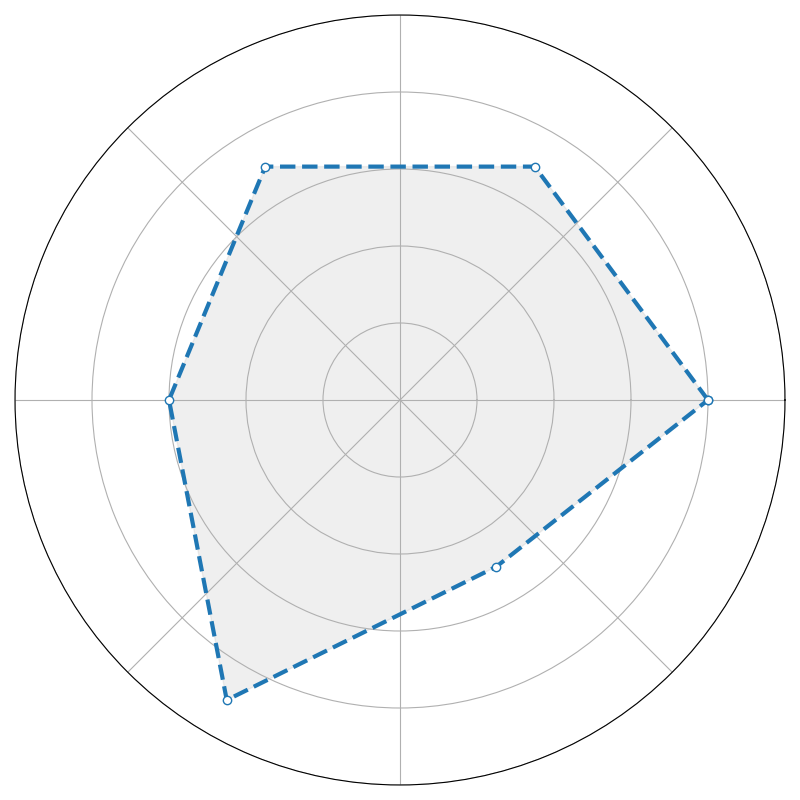

This chart was generated by the following Python code:
import numpy as np
import matplotlib.pyplot as plt
from math import pi

arcane_academy = [7, 8, 5, 9, 6, 8]
elderwood_grove = [8, 6, 9, 8, 5, 7]
silver_spire = [6, 9, 7, 7, 8, 6]
shadow_haven = [8, 7, 7, 6, 9, 5]

academies_data = {
    'Arcane Academy': arcane_academy,
    'Elderwood Grove': elderwood_grove,
    'Silver Spire': silver_spire,
    'Shadow Haven': shadow_haven
}

academy_colors = {
    'Arcane Academy': 'darkorchid',
    'Elderwood Grove': 'limegreen',
    'Silver Spire': '#C0C0C0',
    'Shadow Haven': 'dimgray'
}

def create_radar_chart(academy_data, color):
    num_vars = len(academy_data)
    angles = np.linspace(0, 2 * pi, num_vars, endpoint=False).tolist()
    academy_data += academy_data[:1]
    angles += angles[:1]

    fig, ax = plt.subplots(figsize=(8, 8), subplot_kw=dict(polar=True))
    ax.set_rlabel_position(45)
    plt.ylim(0, 10)

    ax.plot(angles, academy_data, linewidth=3, linestyle='--', marker='o', markerfacecolor='white')
    ax.fill(angles, academy_data, color=color, alpha=0.1)

    ax.tick_params(labelbottom=False, labelleft=False)

for academy_name, skill_levels in academies_data.items():
    create_radar_chart(skill_levels, academy_colors[academy_name])

plt.tight_layout()
plt.show()
